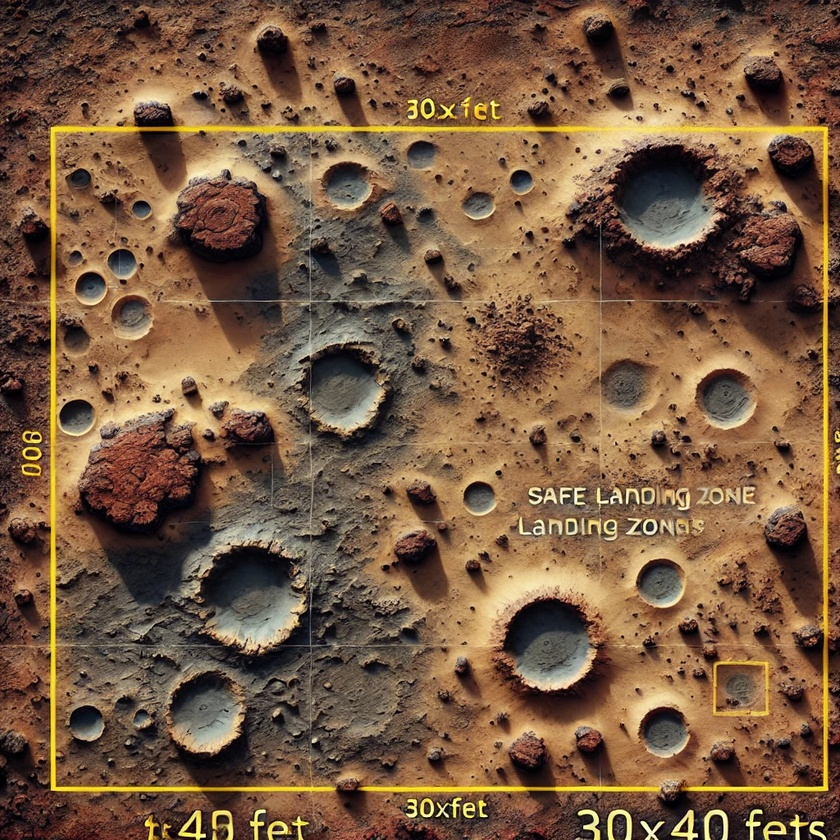
#> input picture images/test_image2.jpg, 840 x 840 px, shrunk from 1024 x 1024 before the run
$ python detect_boundary.py
#> lines starting #> are read from the running program, lines starting #| are printed output that depends on the picture; after the words box and inside, x2 and y2 are one past the last pixel; in counts of white or black regions, pixels touching at a corner belong together

import cv2
import numpy as np
import os


script_dir = os.path.dirname(os.path.abspath(__file__))
image_path = os.path.join(script_dir, "../images/test_image2.jpg")

if not os.path.exists(image_path):
    print(f"Error: Image file not found at {image_path}. Please check the file path.")
    exit()

image = cv2.imread(image_path)
#> image is the input picture: shape (840, 840, 3); mean B, G, R 65.7, 90.5, 120.2
if image is None:
    print("Error: Unable to read the image. Check the file format and path.")
    exit()

hsv = cv2.cvtColor(image, cv2.COLOR_BGR2HSV)
#> hsv: shape (840, 840, 3); mean H, S, V 26.6, 117.8, 120.6


lower_yellow = np.array([20, 100, 100])
upper_yellow = np.array([30, 255, 255])
mask = cv2.inRange(hsv, lower_yellow, upper_yellow)
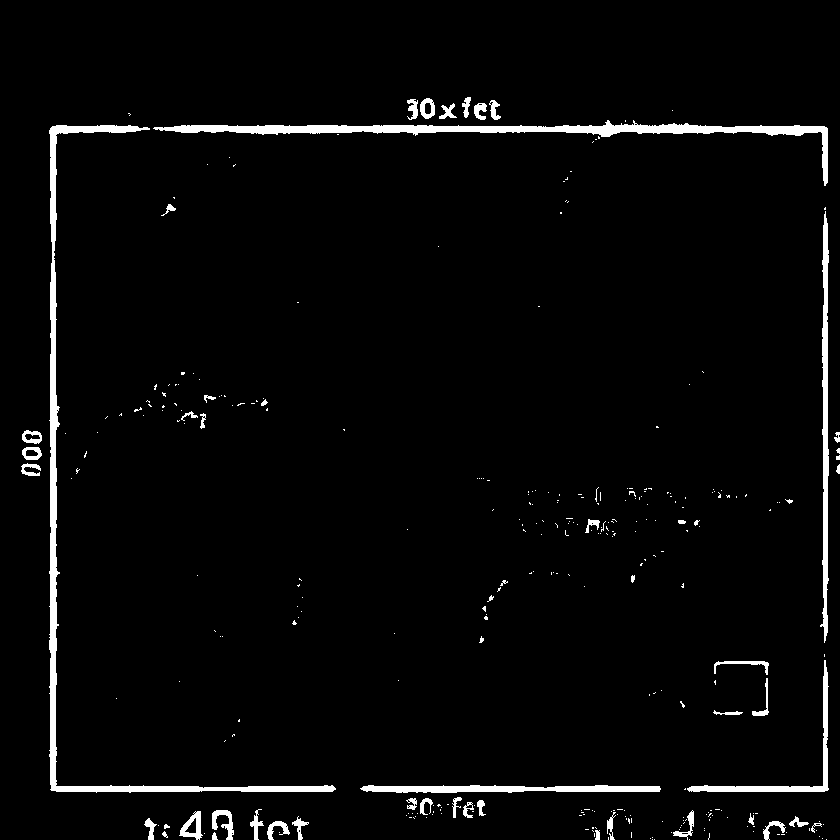
#> mask: shape (840, 840); 3.2% white; 324 white regions (271 under 20 px)


contours, _ = cv2.findContours(mask, cv2.RETR_EXTERNAL, cv2.CHAIN_APPROX_SIMPLE)
#> contours = 324 contours, 282 with area under 20; largest, box (x1, y1, x2, y2) and area: (49, 125, 336, 793) 5262, (153, 120, 828, 186) 4488, (820, 211, 829, 643) 1697, (360, 785, 661, 793) 1494, (687, 660, 829, 792) 1136


if contours:
    largest_contour = max(contours, key=cv2.contourArea)  # Select the biggest detected area
#> largest_contour = contour of 305 points, box (x1, y1, x2, y2) (49, 125, 336, 793), area 5262
    x, y, w, h = cv2.boundingRect(largest_contour)
#> x = 49; y = 125; w = 287; h = 668

    # Crop the detected yellow area
    cropped_image = image[y:y+h, x:x+w]
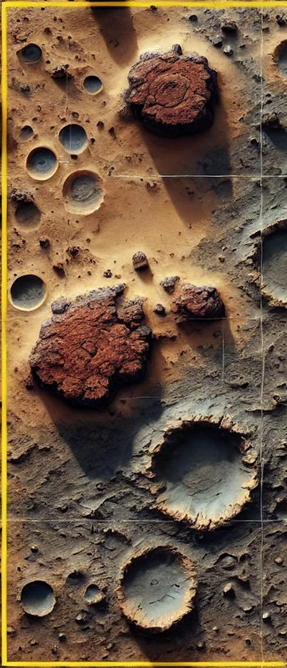
#> cropped_image: shape (668, 287, 3); mean B, G, R 68, 90.4, 113.8

    output_dir = os.path.join(script_dir, "../outputs")
    if not os.path.exists(output_dir):
        os.makedirs(output_dir)

    output_path = os.path.join(output_dir, "cropped_area.jpg")
    cv2.imwrite(output_path, cropped_image)

    print(f"Yellow boundary detected at ({x}, {y}, {w}, {h})")
#| Yellow boundary detected at (49, 125, 287, 668)
else:
    print("No yellow boundary detected.")

$ run again, with images/test_image4.jpg copied over images/test_image2.jpg
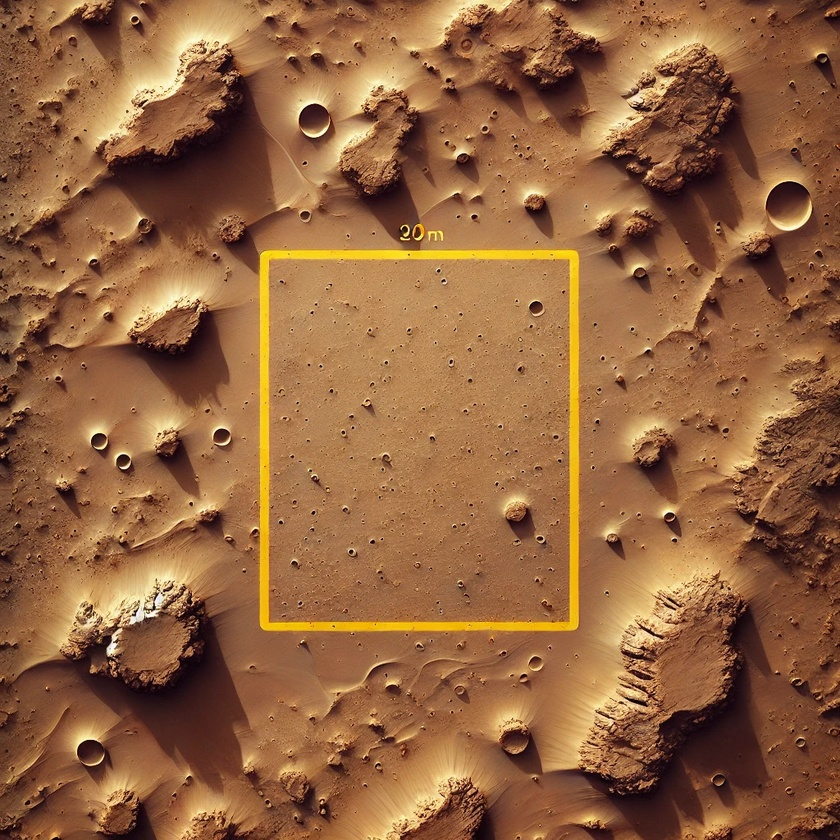
#> input picture images/test_image4.jpg, 840 x 840 px, shrunk from 1024 x 1024 before the run
#> image is the input picture: shape (840, 840, 3); mean B, G, R 64, 100.4, 148.1
#> hsv: shape (840, 840, 3); mean H, S, V 18.3, 149, 148.1
#> `mask = cv2.inRange(hsv, lower_yellow, upper_yellow)`:
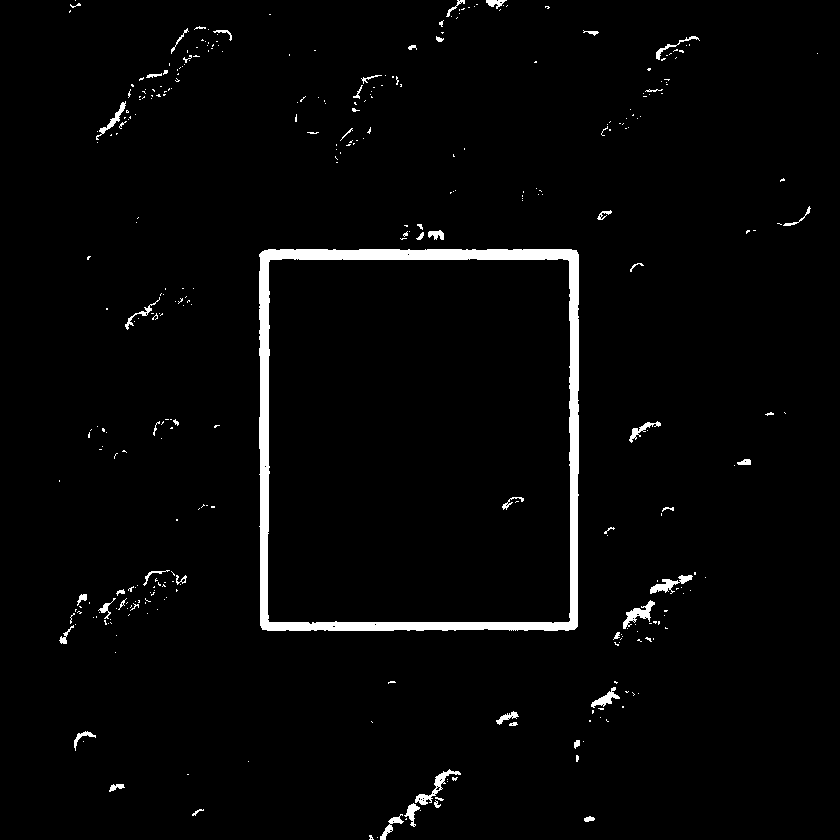
#> mask: shape (840, 840); 2.6% white; 349 white regions (294 under 20 px)
#> contours = 347 contours, 313 with area under 20; largest, box (x1, y1, x2, y2) and area: (259, 249, 579, 631) 120798, (415, 769, 461, 805) 290, (623, 600, 655, 629) 270, (650, 575, 693, 594) 236, (591, 687, 620, 708) 176
#> largest_contour = contour of 191 points, box (x1, y1, x2, y2) (259, 249, 579, 631), area 120798
#> x = 259; y = 249; w = 320; h = 382
#> `cropped_image = image[y:y+h, x:x+w]`:
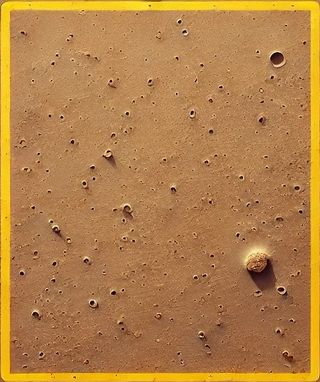
#> cropped_image: shape (382, 320, 3); mean B, G, R 72.6, 128.8, 179.1
#| Yellow boundary detected at (259, 249, 320, 382)

$ run again, with images/test_image.jpg copied over images/test_image2.jpg
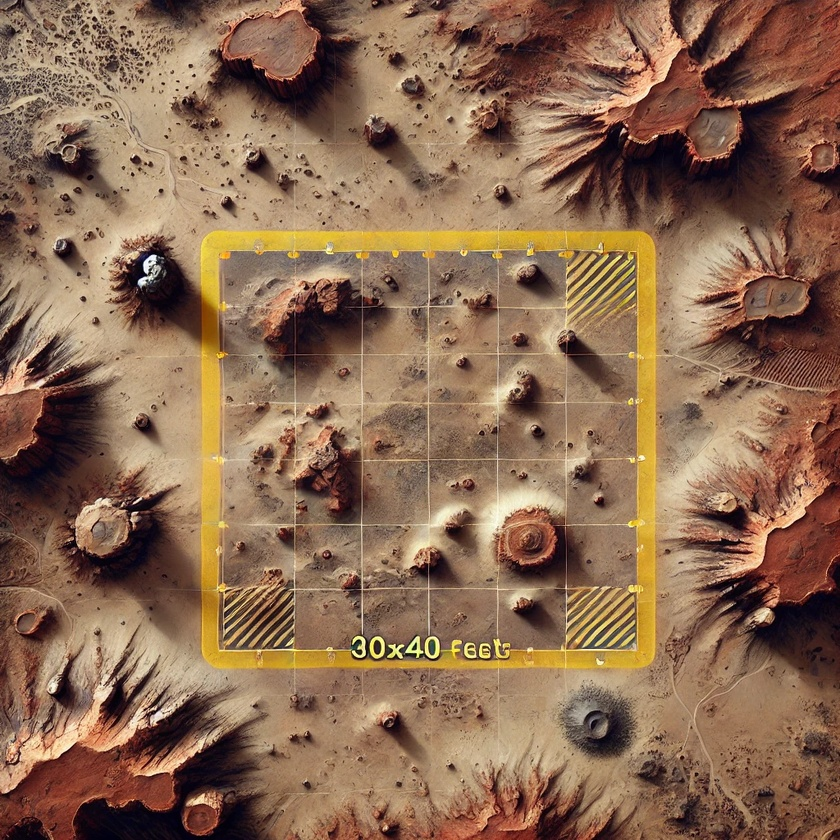
#> input picture images/test_image.jpg, 840 x 840 px, shrunk from 1024 x 1024 before the run
#> image is the input picture: shape (840, 840, 3); mean B, G, R 82, 106.6, 139.7
#> hsv: shape (840, 840, 3); mean H, S, V 26.3, 113.6, 139.9
#> `mask = cv2.inRange(hsv, lower_yellow, upper_yellow)`:
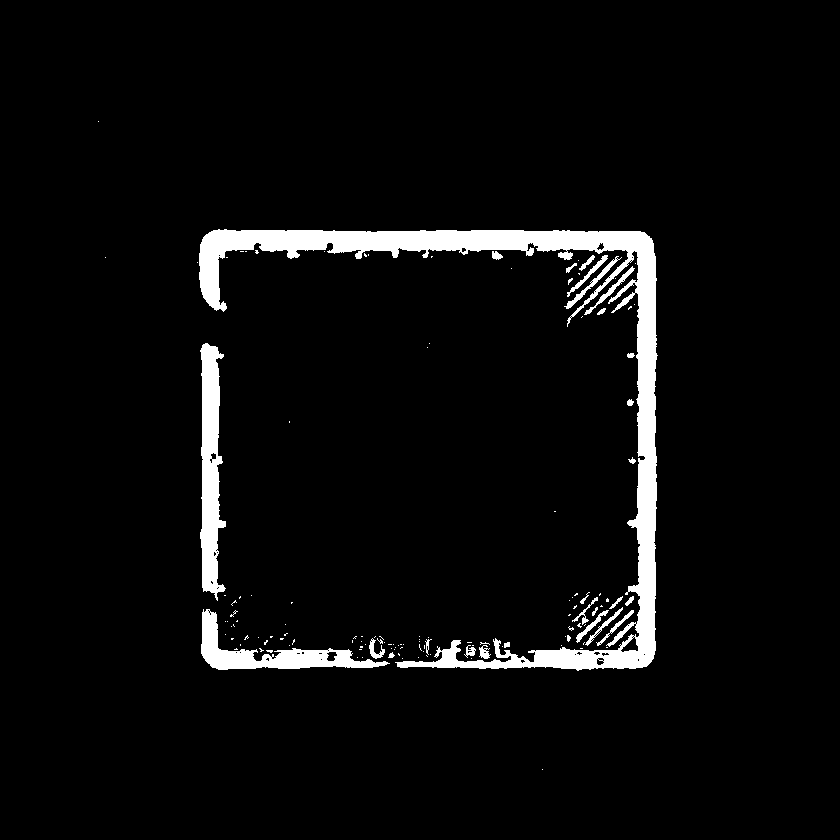
#> mask: shape (840, 840); 4.6% white; 134 white regions (106 under 20 px)
#> contours = 134 contours, 112 with area under 20; largest, box (x1, y1, x2, y2) and area: (199, 229, 658, 671) 20829, (200, 343, 226, 601) 4026, (201, 609, 390, 670) 3092, (564, 256, 622, 309) 246, (584, 266, 635, 315) 202
#> largest_contour = contour of 1203 points, box (x1, y1, x2, y2) (199, 229, 658, 671), area 20829
#> x = 199; y = 229; w = 459; h = 442
#> `cropped_image = image[y:y+h, x:x+w]`:
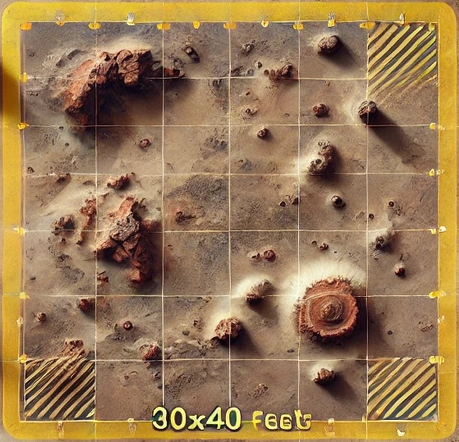
#> cropped_image: shape (442, 459, 3); mean B, G, R 84.4, 122, 153.4
#| Yellow boundary detected at (199, 229, 459, 442)
